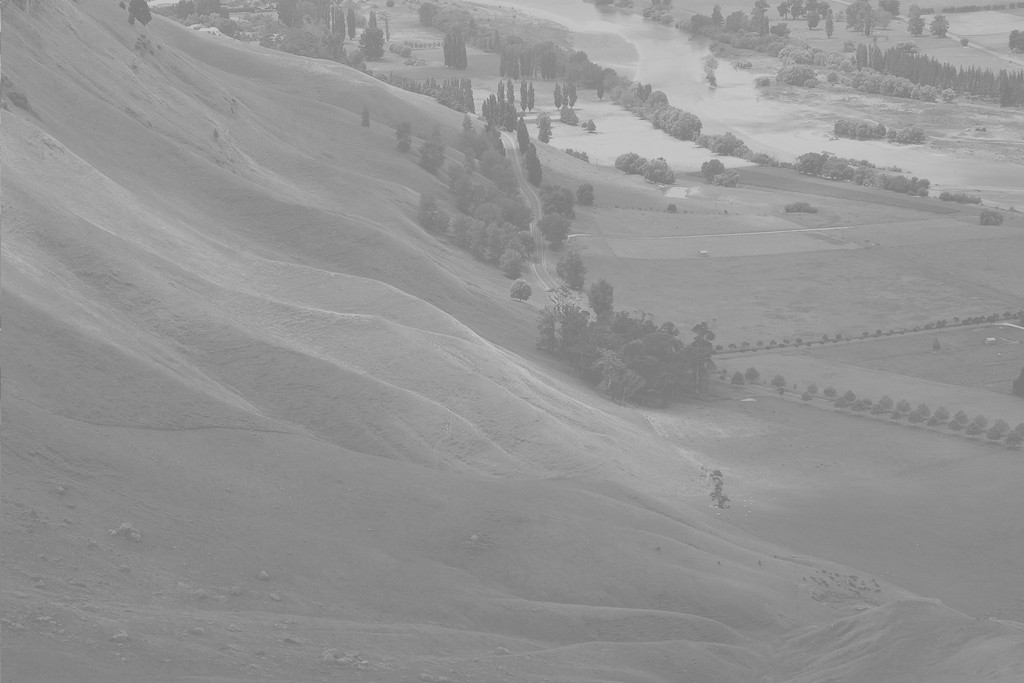
#> input picture not_used/histogram_equalization_test/img.jpg, 1024 x 683 px
$ python histogram_equalization.py
#> lines starting #> are read from the running program, lines starting #| are printed output that depends on the picture
import cv2
import numpy as np
from matplotlib import pyplot as plt

img = cv2.imread('img.jpg', 0)
#> img is the input picture: shape (683, 1024); min 114, max 208, mean 148

img = cv2.equalizeHist(img)
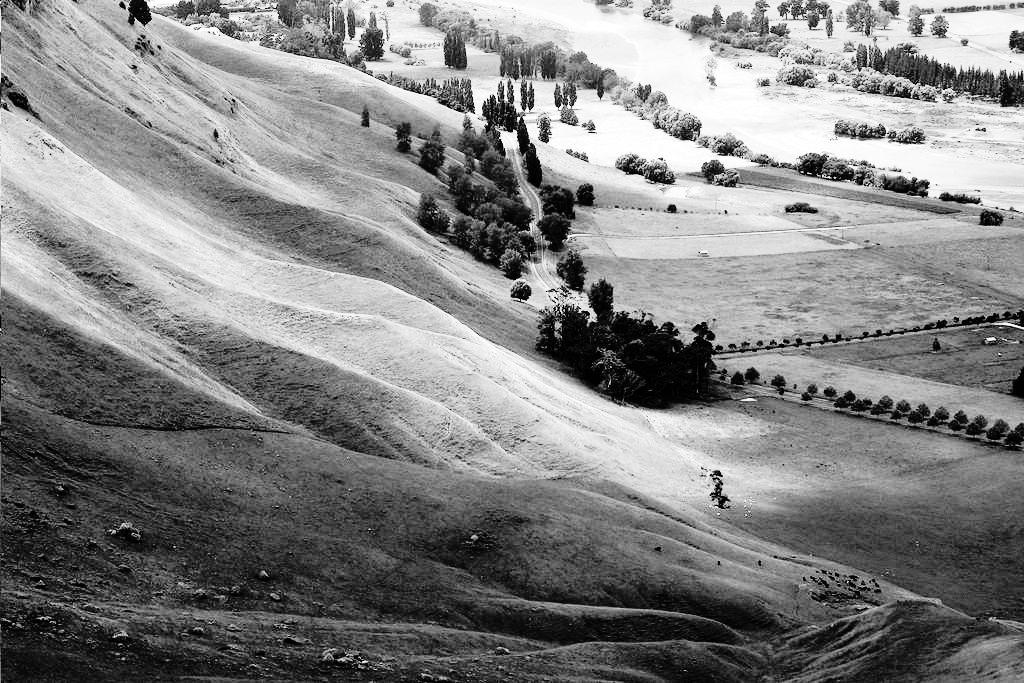
#> img: shape (683, 1024); min 0, max 255, mean 130.5

hist,bins = np.histogram(img.flatten(),256,[0,256])
#> hist = 256 values, max 28701 at index 63, min 0 at index 5, mean 2732; bins = 257 values from 0 to 256

cdf = hist.cumsum()
#> cdf = 256 values from 883 to 699392
cdf_normalized = cdf * hist.max()/ cdf.max()
#> cdf_normalized = 256 values from 36.24 to 28701


plt.plot(cdf_normalized, color = 'b')
plt.hist(img.flatten(),256,[0,256], color = 'r')
plt.xlim([0,256])
# plt.legend(('cdf','histogram'), loc = 'upper left')
cv2.imshow('Histogram equalization', img)
cv2.waitKey(1)
plt.show()
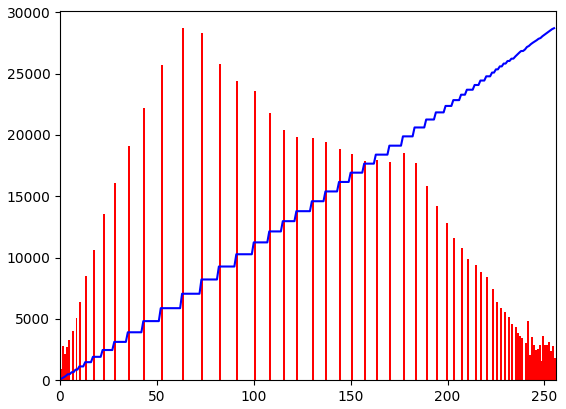
#> figure drawn by matplotlib, 1 panel; tallest bar 28701 high, from x = 63 to 64; curve peaks at x = 255, y = 28701
